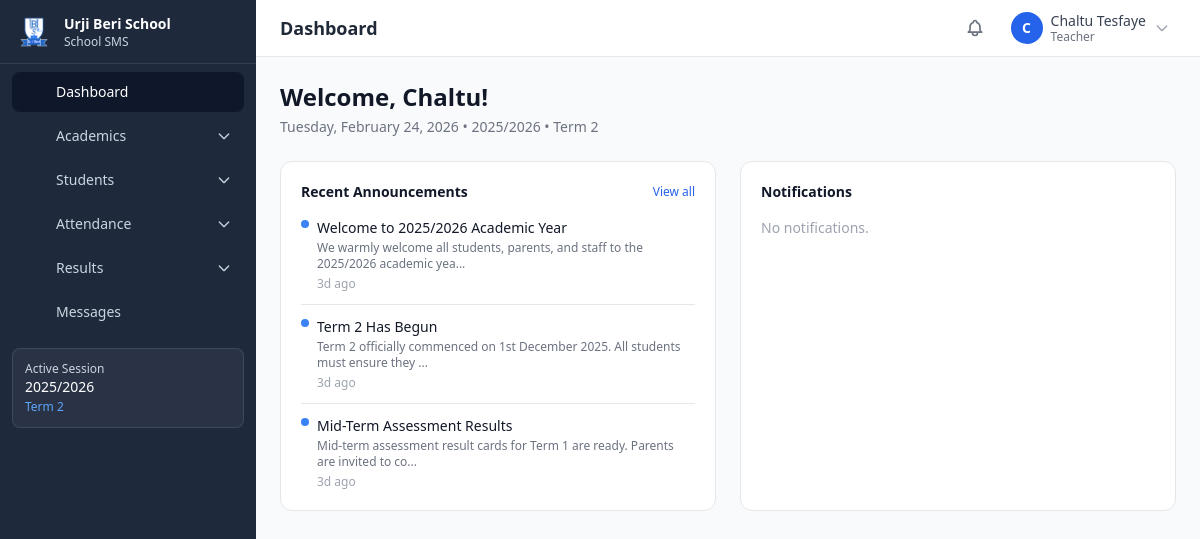
The app's page /dashboard (signed in) with its own data.
### tables this page shows
CREATE TABLE IF NOT EXISTS `settings` (
    `id` BIGINT UNSIGNED NOT NULL AUTO_INCREMENT,
    `setting_group` VARCHAR(50) NOT NULL DEFAULT 'general',
    `setting_key` VARCHAR(100) NOT NULL,
    `setting_value` TEXT DEFAULT NULL,
    `setting_type` ENUM('string','integer','boolean','json','text','textarea','number') NOT NULL DEFAULT 'string',
    `description` VARCHAR(255) DEFAULT NULL,
    `is_public` TINYINT(1) NOT NULL DEFAULT 0,
    `updated_at` DATETIME NOT NULL DEFAULT CURRENT_TIMESTAMP ON UPDATE CURRENT_TIMESTAMP,
    PRIMARY KEY (`id`),
    UNIQUE KEY `uk_settings_key` (`setting_group`, `setting_key`),
    INDEX `idx_settings_group` (`setting_group`)
);

CREATE TABLE IF NOT EXISTS `academic_sessions` (
    `id` BIGINT UNSIGNED NOT NULL AUTO_INCREMENT,
    `name` VARCHAR(100) NOT NULL,
    `slug` VARCHAR(100) NOT NULL,
    `start_date` DATE NOT NULL,
    `end_date` DATE NOT NULL,
    `is_active` TINYINT(1) NOT NULL DEFAULT 0,
    `created_at` DATETIME NOT NULL DEFAULT CURRENT_TIMESTAMP,
    `updated_at` DATETIME NOT NULL DEFAULT CURRENT_TIMESTAMP ON UPDATE CURRENT_TIMESTAMP,
    PRIMARY KEY (`id`),
    UNIQUE KEY `uk_sessions_slug` (`slug`),
    INDEX `idx_sessions_active` (`is_active`)
);

CREATE TABLE IF NOT EXISTS `terms` (
    `id` BIGINT UNSIGNED NOT NULL AUTO_INCREMENT,
    `session_id` BIGINT UNSIGNED NOT NULL,
    `name` VARCHAR(100) NOT NULL,
    `slug` VARCHAR(100) NOT NULL,
    `start_date` DATE NOT NULL,
    `end_date` DATE NOT NULL,
    `is_active` TINYINT(1) NOT NULL DEFAULT 0,
    `sort_order` INT UNSIGNED NOT NULL DEFAULT 0,
    `created_at` DATETIME NOT NULL DEFAULT CURRENT_TIMESTAMP,
    `updated_at` DATETIME NOT NULL DEFAULT CURRENT_TIMESTAMP ON UPDATE CURRENT_TIMESTAMP,
    PRIMARY KEY (`id`),
    UNIQUE KEY `uk_terms_session_slug` (`session_id`, `slug`),
    INDEX `idx_terms_active` (`is_active`),
    CONSTRAINT `fk_terms_session` FOREIGN KEY (`session_id`) REFERENCES `academic_sessions`(`id`) ON DELETE CASCADE
);

CREATE TABLE IF NOT EXISTS `announcements` (
    `id` BIGINT UNSIGNED NOT NULL AUTO_INCREMENT,
    `title` VARCHAR(255) NOT NULL,
    `content` TEXT NOT NULL,
    `type` ENUM('general','academic','event','emergency','other') NOT NULL DEFAULT 'general',
    `target_roles` VARCHAR(255) DEFAULT NULL,
    `target_classes` VARCHAR(255) DEFAULT NULL,
    `attachment` VARCHAR(500) DEFAULT NULL,
    `is_pinned` TINYINT(1) NOT NULL DEFAULT 0,
    `status` ENUM('draft','published','archived') NOT NULL DEFAULT 'draft',
    `published_at` DATETIME DEFAULT NULL,
    `expires_at` DATETIME DEFAULT NULL,
    `created_by` BIGINT UNSIGNED DEFAULT NULL,
    `created_at` DATETIME NOT NULL DEFAULT CURRENT_TIMESTAMP,
    `updated_at` DATETIME NOT NULL DEFAULT CURRENT_TIMESTAMP ON UPDATE CURRENT_TIMESTAMP,
    PRIMARY KEY (`id`),
    INDEX `idx_ann_status` (`status`),
    INDEX `idx_ann_published` (`published_at`),
    INDEX `idx_ann_type` (`type`),
    CONSTRAINT `fk_ann_creator` FOREIGN KEY (`created_by`) REFERENCES `users`(`id`) ON DELETE SET NULL
);

### modules/dashboard/views/index.php (the view, shortened to what the rows shown need)
<?php
$user = auth_user();
$announcements = db_fetch_all(
    "SELECT title, content, type, created_at FROM announcements
     WHERE status = 'published' AND (published_at IS NULL OR published_at <= NOW())
     AND (expires_at IS NULL OR expires_at >= NOW())
     ORDER BY is_pinned DESC, created_at DESC LIMIT 5"
);
?>
<div class="mb-6">
    <h1 class="text-2xl font-bold text-gray-900">Welcome, <?= e(explode(' ', $user['name'] ?? $user['full_name'] ?? '')[0]) ?>!</h1>
    <p class="text-sm text-gray-500 mt-1">
        <?= date('l, F j, Y') ?>
        <?php $session = get_active_session(); if ($session): ?>
            &bull; <?= e($session['name']) ?>
            <?php $term = get_active_term(); if ($term): ?> &bull; <?= e($term['name']) ?><?php endif; ?>
        <?php endif; ?>
    </p>
</div>
<div class="grid grid-cols-1 lg:grid-cols-2 gap-6">
    <div class="bg-white rounded-xl border border-gray-200 p-5">
        <?php if (empty($announcements)): ?>
            <p class="text-sm text-gray-400">No announcements.</p>
        <?php else: ?>
            <div class="space-y-3">
                <?php foreach ($announcements as $ann): ?>
                    <div class="pb-3 border-b last:border-0 last:pb-0">
                        <div class="flex items-start gap-2">
                            <?php if (($ann['type'] ?? '') === 'emergency'): ?>
                                <span class="mt-0.5 inline-block w-2 h-2 bg-red-500 rounded-full flex-shrink-0"></span>
                            <?php elseif (($ann['type'] ?? '') === 'event'): ?>
                                <span class="mt-0.5 inline-block w-2 h-2 bg-yellow-500 rounded-full flex-shrink-0"></span>
                            <?php else: ?>
                                <span class="mt-0.5 inline-block w-2 h-2 bg-blue-500 rounded-full flex-shrink-0"></span>
                            <?php endif; ?>
                            <div>
                                <p class="text-sm font-medium text-gray-900"><?= e($ann['title']) ?></p>
                                <p class="text-xs text-gray-500 mt-0.5"><?= e(truncate(strip_tags($ann['content']), 80)) ?></p>
                                <p class="text-xs text-gray-400 mt-1"><?= time_ago($ann['created_at']) ?></p>
                            </div>
                        </div>
                    </div>
                <?php endforeach; ?>
            </div>
        <?php endif; ?>
    </div>
</div>
<?php
require APP_ROOT . '/templates/layout.php';

### templates/partials/sidebar.php (shortened to what the rows shown need)
<?php
$isAdmin = auth_is_super_admin() || auth_has_role('admin');
$isTeacher = auth_has_role('teacher');
$isStudent = auth_has_role('student');
$isParent = auth_has_role('parent');
$navItems = [];
$navItems[] = ['icon' => 'home', 'label' => 'Dashboard', 'url' => '/dashboard', 'module' => 'dashboard'];
if ($isAdmin || $isTeacher) {
    $navItems[] = [
        'icon'   => 'academic-cap',
        'label'  => 'Academics',
        'module' => 'academics',
        'tree'   => true,
        'groups' => [
            'Setup'       => [
                ['action' => 'sessions',          'label' => 'Sessions'],
                ['action' => 'terms',             'label' => 'Terms'],
                ['action' => 'mediums',           'label' => 'Mediums'],
                ['action' => 'streams',           'label' => 'Streams'],
                ['action' => 'shifts',            'label' => 'Shifts'],
            ],
            'Structure'   => [
                ['action' => 'classes',           'label' => 'Classes'],
                ['action' => 'sections',          'label' => 'Sections'],
                ['action' => 'subjects',          'label' => 'Subjects'],
            ],
            'Assignments' => [
                ['action' => 'class-subjects',    'label' => 'Class Subjects'],
                ['action' => 'elective-subjects', 'label' => 'Elective Subjects'],
                ['action' => 'class-teachers',    'label' => 'Class Teachers'],
                ['action' => 'subject-teachers',  'label' => 'Subject Teachers'],
            ],
            'Actions'     => [
                ['action' => 'promote',           'label' => 'Promote Students'],
            ],
            'Schedule'    => [
                ['action' => 'timetable',         'label' => 'Timetable'],
            ],
        ],
    ];
}
if ($isAdmin || $isTeacher || $isParent) {
    $navItems[] = [
        'icon'   => 'users',
        'label'  => 'Students',
        'module' => 'students',
        'tree'   => true,
        'groups' => [
            'Admission' => [
                ['action' => 'admission',      'label' => 'Student Admission'],
                ['action' => 'roll-numbers',   'label' => 'Assign Roll Number'],
                ['action' => 'bulk-import',    'label' => 'Add Bulk Data'],
            ],
            'Records' => [
                ['action' => 'details',        'label' => 'Student Details'],
                ['action' => 'id-cards',       'label' => 'Generate ID Card'],
            ],
            'Credentials' => [
                ['action' => 'credentials',    'label' => 'Generate Username & Password'],
                ['action' => 'reset-password', 'label' => 'Reset Password'],
            ],
        ],
    ];
}
if ($isAdmin || $isTeacher || $isStudent || $isParent) {
    $navItems[] = [
        'icon'   => 'clipboard-check',
        'label'  => 'Attendance',
        'module' => 'attendance',
        'tree'   => true,
        'groups' => [
            'Manage' => [
                ['action' => 'index',  'label' => 'Add Attendance'],
                ['action' => 'view',   'label' => 'View Attendance'],
                ['action' => 'report', 'label' => 'Attendance Report'],
            ],
        ],
    ];
}
if ($isAdmin || $isTeacher || $isStudent || $isParent) {
    $navItems[] = [
        'icon'   => 'academic-cap',
        'label'  => 'Results',
        'module' => 'exams',
        'tree'   => true,
        'groups' => [
            'Setup' => [
                ['action' => 'add-assessment', 'label' => 'Add Assessment'],
            ],
            'Results' => [
                ['action' => 'enter-results',  'label' => 'Enter Students\' Results'],
                ['action' => 'enter-conduct',  'label' => 'Enter Conduct Grades'],
            ],
            'Reports' => [
                ['action' => 'roster',          'label' => 'Generate Roster'],
                ['action' => 'result-cards',    'label' => 'Report Card'],
                ['action' => 'result-analysis', 'label' => 'Result Analysis'],
            ],
        ],
    ];
}
$navItems[] = ['icon' => 'chat-alt', 'label' => 'Messages', 'url' => '/communication', 'module' => 'communication'];
?>
<aside id="sidebar" class="fixed inset-y-0 left-0 z-40 w-64 bg-sidebar-bg sidebar-transition transform -translate-x-full lg:translate-x-0 overflow-y-auto no-print">
    <div class="flex items-center gap-3 px-4 h-16 border-b border-white/10">
        <img src="<?= url('/img/Logo.png') ?>" alt="Urji Beri School" class="w-9 h-9 rounded-lg flex-shrink-0 object-contain">
        <div class="min-w-0">
            <h1 class="text-white font-semibold text-sm truncate"><?= e(get_school_name()) ?></h1>
            <p class="text-sidebar-text text-xs truncate">School SMS</p>
        </div>
    </div>
    <nav class="mt-2 px-3 pb-4 space-y-1">
        <?php foreach ($navItems as $item):
            if (!empty($item['tree'])):
                $mod = $item['module'];
                $parentActive = route_is($mod);
                $parentCls = $parentActive
                    ? 'bg-sidebar-active text-white'
                    : 'text-sidebar-text hover:bg-sidebar-hover hover:text-white';
                $submenuId = $mod . '-submenu';
                $arrowId   = $mod . '-arrow';
        ?>
        <div>
            <button type="button"
                    onclick="sidebarTreeToggle('<?= $submenuId ?>','<?= $arrowId ?>')"
                    class="w-full flex items-center gap-3 px-3 py-2.5 rounded-lg text-sm font-medium transition-colors <?= $parentCls ?>">
                <?= sidebar_icon($item['icon']) ?>
                <span><?= e($item['label']) ?></span>
                <svg id="<?= $arrowId ?>"
                     class="ml-auto w-4 h-4 flex-shrink-0 transition-transform duration-200 <?= $parentActive ? 'rotate-180' : '' ?>"
                     fill="none" stroke="currentColor" viewBox="0 0 24 24">
                    <path stroke-linecap="round" stroke-linejoin="round" stroke-width="2" d="M19 9l-7 7-7-7"/>
                </svg>
            </button>
        </div>
        <?php
            else:
                $active = route_is($item['module']);
                $activeClass = $active ? 'bg-sidebar-active text-white' : 'text-sidebar-text hover:bg-sidebar-hover hover:text-white';
        ?>
        <a href="<?= url($item['url']) ?>" class="flex items-center gap-3 px-3 py-2.5 rounded-lg text-sm font-medium transition-colors <?= $activeClass ?>">
            <?= sidebar_icon($item['icon']) ?>
            <span><?= e($item['label']) ?></span>
        </a>
        <?php endif; ?>
        <?php endforeach; ?>
    </nav>
    <?php $activeSession = get_active_session(); ?>
    <?php if ($activeSession): ?>
    <div class="mx-3 mb-4 p-3 rounded-lg bg-white/5 border border-white/10">
        <p class="text-xs text-sidebar-text">Active Session</p>
        <p class="text-sm text-white font-medium"><?= e($activeSession['name']) ?></p>
        <?php $activeTerm = get_active_term(); if ($activeTerm): ?>
        <p class="text-xs text-primary-400 mt-0.5"><?= e($activeTerm['name']) ?></p>
        <?php endif; ?>
    </div>
    <?php endif; ?>
</aside>
<?php
function sidebar_icon(string $name): string {
    $path = $icons[$name] ?? $icons['home'];
    return '<svg class="w-5 h-5 flex-shrink-0" fill="none" stroke="currentColor" viewBox="0 0 24 24">' . $path . '</svg>';
}
?>

### records on screen
settings: setting_value "Urji Beri School"
academic_sessions: name "2025/2026"
terms: name "Term 2"
announcements: title "Welcome to 2025/2026 Academic Year", content "We warmly welcome all students, parents, and staff to the 2025/2026 academic yea...", created_at "3d ago"
announcements: title "Term 2 Has Begun", content "Term 2 officially commenced on 1st December 2025. All students must ensure they ...", created_at "3d ago"
announcements: title "Mid-Term Assessment Results", content "Mid-term assessment result cards for Term 1 are ready. Parents are invited to co...", created_at "3d ago"

### other values on screen
$item['label'] "Dashboard"
$item['label'] "Academics"
$item['label'] "Students"
$item['label'] "Attendance"
$item['label'] "Results"
$item['label'] "Messages"
$page_title "Dashboard"
substr($user['name'], 0, 1) "C"
$user['name'] "Chaltu Tesfaye"
$user['roles'][0] "Teacher"
explode(' ', $user['name'] ?? $user['full_name'] ?? '')[0] "Chaltu"
